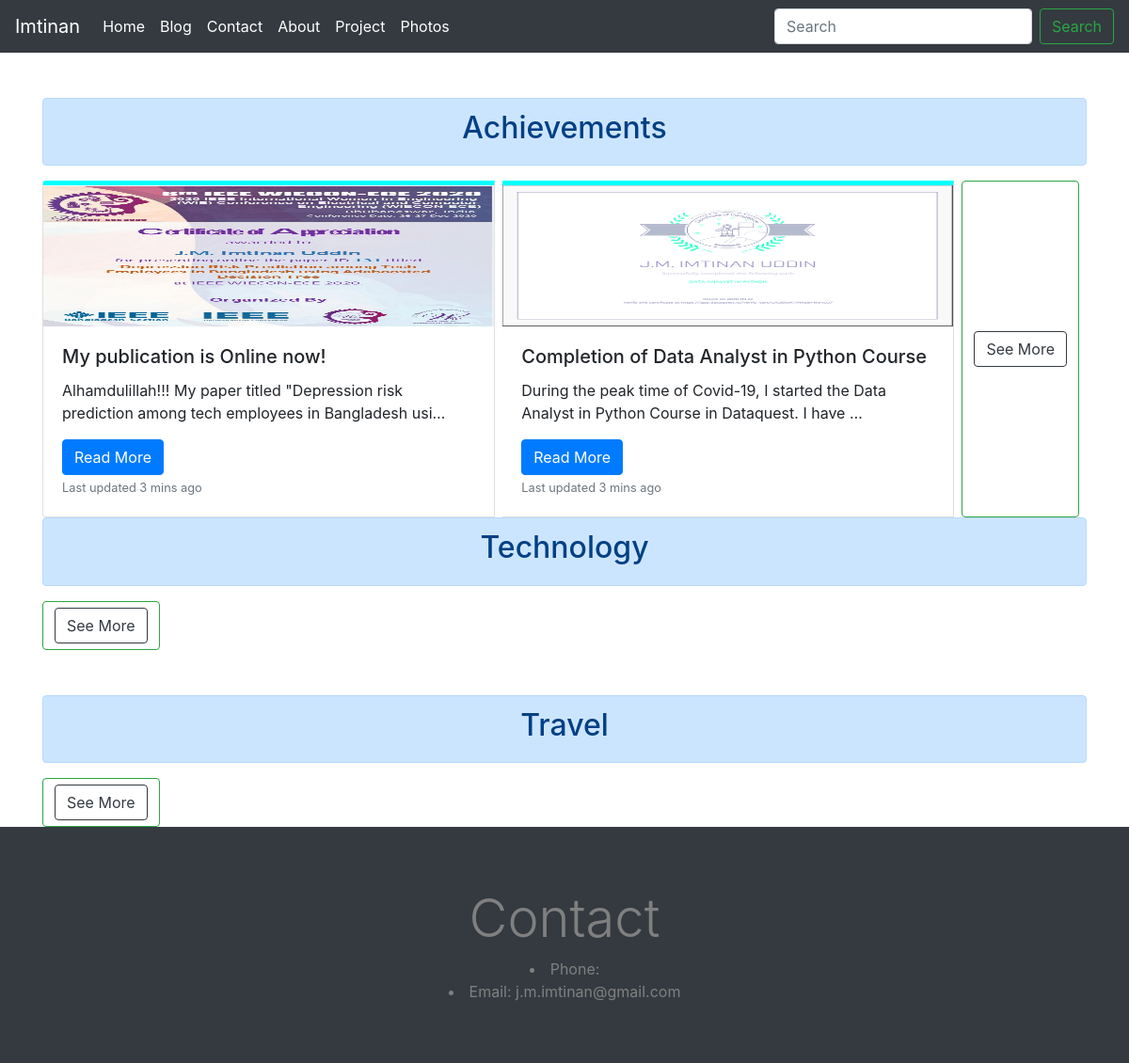
Screenshot of /blog/ with the database file from the repository.
### imtinan/models.py (models this page shows, shortened)
class Blog(models.Model):
	title=models.CharField(max_length=100)
	description=models.TextField(max_length=1000)
	image=models.ImageField(upload_to='portfolio/blog/images')
	tag=models.CharField(max_length=50)
	url=models.URLField(max_length=500,blank=True)

class Contact(models.Model):
	phone=models.CharField(max_length=12)
	email=models.EmailField(max_length=100)
	github=models.URLField(max_length=500)
	linkedin=models.URLField(max_length=500)
	insta=models.URLField(max_length=500)
	fb=models.URLField(max_length=500)

### imtinan/views.py (the view)
# urls.py: 2. Add a URL to urlpatterns:  path('blog/', include('blog.urls'))
def blog(request):
	blog=Blog.objects.all()
	tag=[]
	for title in blog:
		tag.append(title.tag)
	contact=Contact.objects.all()[0]
	tag=set(tag)
	li=[]
	for tag in tag:
		li.append(Blog.objects.filter(tag=tag)[:3])
	return render(request,'imtinan/blog.html',{'blogs':li,'contact':contact})

### imtinan/templates/imtinan/blog.html (shortened to what this page needs)
{% extends 'imtinan/base.html' %}
{% block content %}
  <div class="container mt-5">
<div class="alert alert-primary" role="alert">
      <h2 style="text-align: center"> Achievements </h2>
    </div>
    <div class="card-group mr-2">
       {% for querys in blogs %}
      {% for blog in querys %}
        {%  if blog.tag == "achievement" %}
        <div class="card mr-2" style="border-top-style: solid;width: 22rem; border-top-color: cyan;border-top-width: 5px">
          <img src="{{ blog.image.url }}" class="card-img-top" alt="..." style="height: 150px;width:auto">
          <div class="card-body mr-2">
            <h5 class="card-title">{{blog.title}}</h5>
            <p class="card-text">{{blog.description | truncatechars:100}}</p>
            <a href="{% url 'blog_read' blog.id  %}" class="btn btn-primary">Read More</a>
            <p class="card-text"><small class="text-muted">Last updated 3 mins ago</small></p>
          </div>
        </div>
        {%  endif %}
         {%   endfor  %}
        {%   endfor  %}
        <button class="btn btn-outline-success"><a href="{% url 'blog_detailed' 'achievement'  %}" class="btn btn-outline-dark">See More</a></button>
      </div>
    <div class="alert alert-primary" role="alert">
      <h2 style="text-align: center"> Technology </h2>
    </div>
    <div class="card-group">
        <button class="btn btn-outline-success"><a href="{% url 'blog_detailed' 'technology'  %}" class="btn btn-outline-dark">See More</a></button>
      </div>
      <div class="alert alert-primary mt-5"- role="alert">
        <h2 style="text-align: center"> Travel </h2>
      </div>
      <div class="card-group">
        <button class="btn btn-outline-success"><a href="{% url 'blog_detailed' 'travel'  %}" class="btn btn-outline-dark">See More</a></button>
      </div>
    </div>
    {% include 'imtinan/contact.html' with contact=contact %}
  {% endblock %}

### imtinan/templates/imtinan/contact.html
<div class="jumbotron jumbotron-fluid bg-dark mb-0">
	<div class="container">
		<h4 class="display-4" style="color:gray;text-align: center">Contact</h4>
		<li style="color:gray;text-align: center">Phone: </li>
		<li style="color:gray;text-align: center">Email: {{contact.email}}</li>
	</div>
</div>

### rows the page displays
Blog: image (picture), title "My publication is Online now!", description "Alhamdulillah!!! My paper titled \"Depression risk prediction among tech employees in Bangladesh usi…"
Blog: image (picture), title "Completion of Data Analyst in Python Course", description "During the peak time of Covid-19, I started the Data Analyst in Python Course in Dataquest. I have …"
Contact: email "j.m.imtinan@gmail.com"
